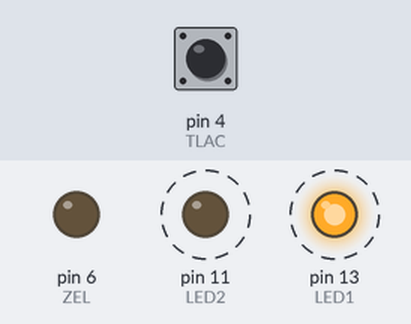
A sketch run on a simulated Arduino Uno, built with avr-gcc and run on an emulated ATmega328P. On the bench: output pins drawn as LEDs (lit = HIGH). Dashed ring = blinking. Inputs (shaded band) come from the test bench; at power-on: pin 4 (TLAC) HIGH.

Above: at 1.2 s.
1.3 s: pin 4 (TLAC) pulled LOW for 0.15 s
At 2.4 s:
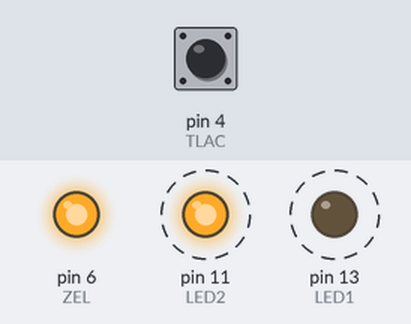
4.4 s: pin 4 (TLAC) pulled LOW for 1 s
At 6.8 s:
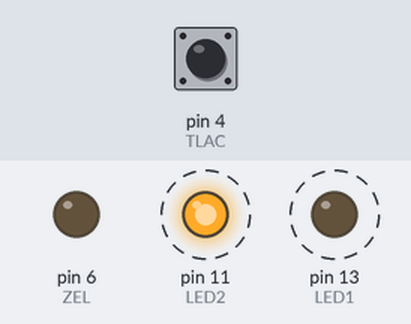
7.9 s: pin 4 (TLAC) pulled LOW for 3.2 s
At 9.8 s:
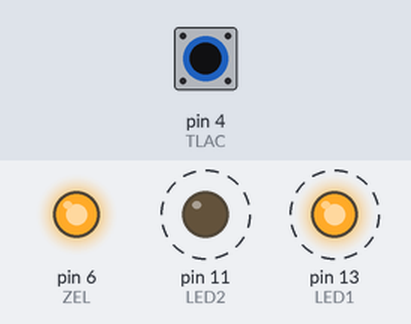
Timing chart, 0 to 18.6 s (numbered marks = the images above; inputs shaded):
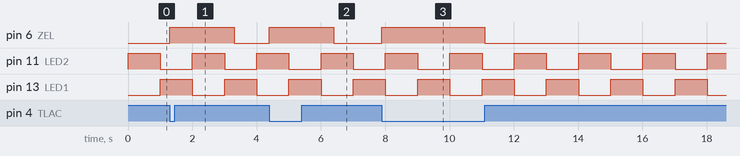

The sketch:

exercise_02.ino
```cpp
// C++ code
//

#define LED1 13
#define LED2 11
#define ZEL 6
#define TLAC 4

int tl;
unsigned long startBulb;
unsigned long bulbPassedTime;

unsigned long start;
unsigned long passedTime;

int machineOneState;
int machineTwoState;

void setup()
{
  pinMode(LED1, OUTPUT);
  pinMode(LED2, OUTPUT);
  pinMode(ZEL, OUTPUT);
  pinMode(TLAC, INPUT_PULLUP);

  digitalWrite(ZEL, LOW);
  startBulb = millis();
  machineOneState = 0;

  digitalWrite(LED1, LOW);
  digitalWrite(LED2, HIGH);
  start = millis();
  machineTwoState = 0;
}

void loop()
{
  tl = digitalRead(TLAC);
  bulbPassedTime = millis() - startBulb;

  passedTime = millis() - start;

  switch (machineOneState)
  {
    case 0:
      if (tl == LOW)
      {
        digitalWrite(ZEL, HIGH);
        startBulb = millis();
        machineOneState = 1;
      }
      break;
    case 1:
      if (tl == HIGH)
      {
        machineOneState = 2;
      }
      break;
    case 2:
      if (bulbPassedTime > 2000)
      {
        digitalWrite(ZEL, LOW);
        machineOneState = 0;
      }
      else if (tl == LOW)
      {
        digitalWrite(ZEL, LOW);
        machineOneState = 3;
      }
      break;
    case 3:
      if (tl == HIGH)
      {
        machineOneState = 0;
      }
      break;
  }

  switch(machineTwoState)
  {
    case 0:
      if (passedTime > 1000)
      {
        digitalWrite(LED1, HIGH);
        digitalWrite(LED2, LOW);
        start = millis();
        machineTwoState = 1;
      }
      break;
    case 1:
      if (passedTime > 1000)
      {
        digitalWrite(LED1, LOW);
        digitalWrite(LED2, HIGH);
        start = millis();
        machineTwoState = 0;
      }
      break;
  }
}
```

Measured:
- after the input at 1.3 s, pin 6 (ZEL): LOW → HIGH at once, → LOW 2.0 s later
- after the input at 4.4 s, pin 6 (ZEL): LOW → HIGH at once, → LOW 2.0 s later
- after the input at 7.9 s, pin 6 (ZEL): LOW → HIGH at once, → LOW 3.2 s later
- by itself, pin 11 (LED2), pin 13 (LED1): alternates HIGH for 1.0 s and LOW for 1.0 s
